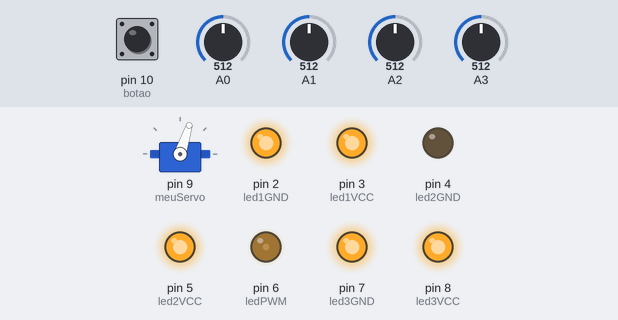
Bench run of a sketch on a simulated Arduino Uno, built with avr-gcc and run on an emulated ATmega328P. On the bench: servo, output pins drawn as LEDs (lit = HIGH). Inputs (shaded band) come from the test bench; at power-on: pin 10 (botao) LOW, A0 = 512, A1 = 512, A2 = 512, A3 = 512. What the sketch prints to the serial monitor is not drawn.

Above: at 1.55 s.
1.6 s: pin 10 (botao) pulled HIGH for 0.5 s
At 4.21 s:
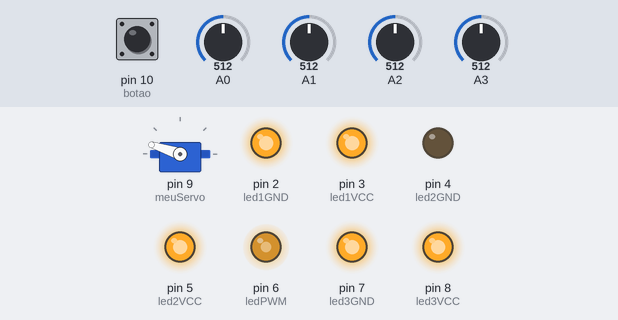
4.6 s: pin 10 (botao) pulled HIGH for 1 s
At 5.06 s:
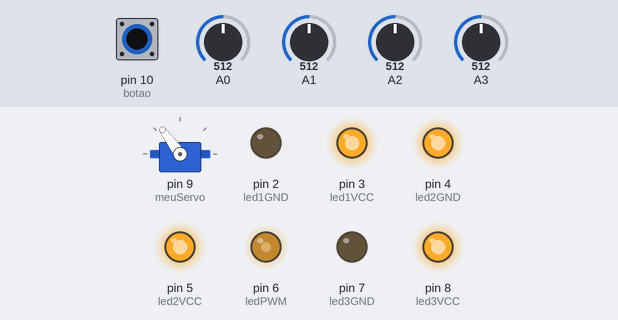
7.6 s: pin 10 (botao) pulled HIGH for 0.5 s
At 7.87 s:
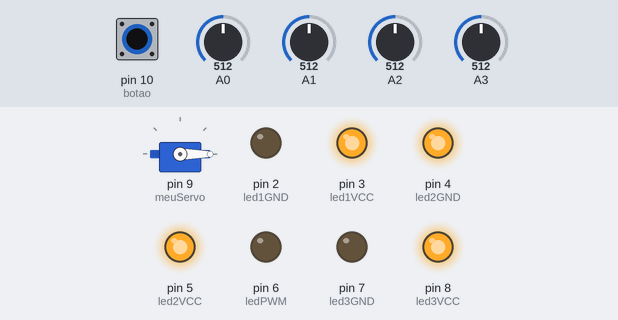
10.7 s: pin 10 (botao) pulled HIGH for 3.2 s
At 11.94 s:
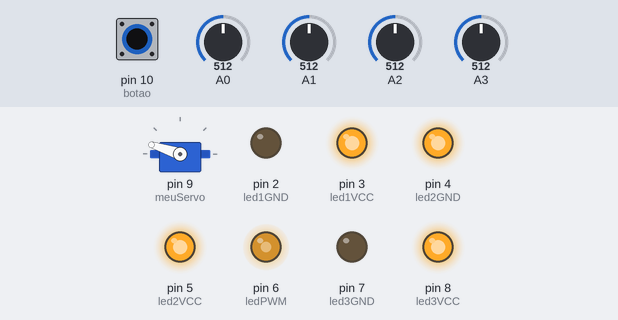
15.4 s: pin 10 (botao) pulled HIGH for 0.5 s
At 16.0 s:
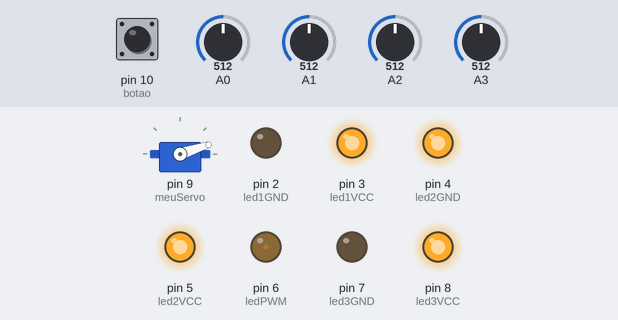
18.4 s: pin 10 (botao) driven HIGH
At 18.81 s:
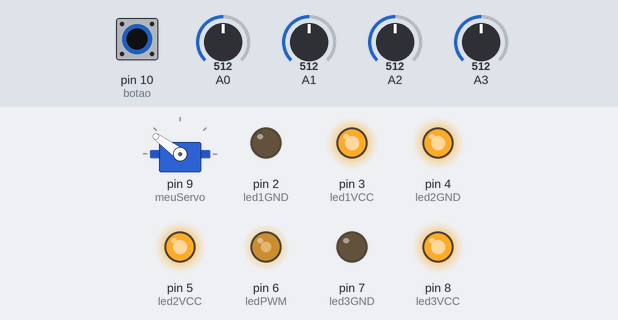
Timing chart, 0 to 27.7 s (numbered marks = the images above; inputs shaded):
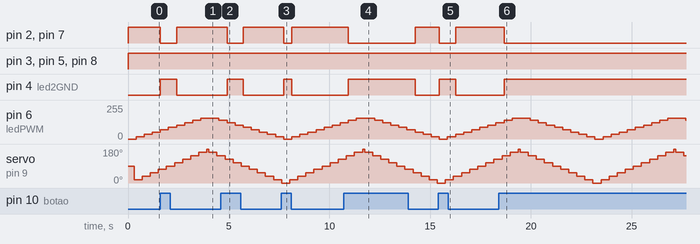

Measured:
- after the input at 1.6 s, pin 2 (led1GND), pin 7 (led3GND): HIGH → LOW at once, → HIGH 0.80 s later; pin 4 (led2GND): LOW → HIGH at once, → LOW 0.80 s later
- after the input at 4.6 s, pin 2 (led1GND), pin 7 (led3GND): HIGH → LOW after 0.32 s, → HIGH 0.80 s later; pin 4 (led2GND): LOW → HIGH after 0.32 s, → LOW 0.80 s later
- after the input at 7.6 s, pin 2 (led1GND), pin 7 (led3GND): HIGH → LOW after 0.13 s, → HIGH 0.40 s later; pin 4 (led2GND): LOW → HIGH after 0.13 s, → LOW 0.40 s later
- after the input at 10.7 s, pin 2 (led1GND), pin 7 (led3GND): HIGH → LOW after 0.24 s, → HIGH 3.3 s later; pin 4 (led2GND): LOW → HIGH after 0.24 s, → LOW 3.3 s later
- after the input at 15.4 s, pin 2 (led1GND), pin 7 (led3GND): HIGH → LOW after 0.05 s, → HIGH 0.80 s later; pin 4 (led2GND): LOW → HIGH after 0.05 s, → LOW 0.80 s later
- after the input at 18.4 s, pin 2 (led1GND), pin 7 (led3GND): HIGH → LOW after 0.27 s; pin 4 (led2GND): LOW → HIGH after 0.27 s

The sketch:

Shield_teste_Fritzen-UM_r00.ino
```cpp
#include <Servo.h>

#define led1GND 2
#define led1VCC 3
#define led2GND 4
#define led2VCC 5
#define ledPWM 6
#define led3GND 7
#define led3VCC 8
#define botao 10

int lerBotao = 0;
int analogico0 = 0;
int analogico1 = 1;
int analogico2 = 2;
int analogico3 = 3;
int posServo = 0;
int subindo = 1;
int valorPWM = 0;

Servo meuServo;

void setup() {
  meuServo.attach(9);
  Serial.begin(9600);
  pinMode(ledPWM, OUTPUT);
  pinMode(led1VCC, OUTPUT);
  pinMode(led1GND, OUTPUT);
  pinMode(led2VCC, OUTPUT);
  pinMode(led2GND, OUTPUT);
  pinMode(led3VCC, OUTPUT);
  pinMode(led3GND, OUTPUT);
  pinMode(botao, INPUT);
}

void loop() {


 lerBotao = digitalRead(botao);

  if (lerBotao == HIGH) {
    digitalWrite(led1VCC, HIGH);
    digitalWrite(led1GND, LOW);
    digitalWrite(led2VCC, HIGH);
    digitalWrite(led2GND, HIGH);
    digitalWrite(led3VCC, HIGH);
    digitalWrite(led3GND, LOW);

  } else {
    digitalWrite(led1VCC, HIGH);
    digitalWrite(led1GND, HIGH);
    digitalWrite(led2VCC, HIGH);
    digitalWrite(led2GND, LOW);
    digitalWrite(led3VCC, HIGH);
    digitalWrite(led3GND, HIGH);
  }

 delay(300);
 analogico0 = analogRead(A0);
 analogico1 = analogRead(A1);
 analogico2 = analogRead(A2);
 analogico3 = analogRead(A3);

 Serial.print("A0= ");
 Serial.println(analogico0);
 Serial.print("A1= ");
 Serial.println(analogico1);
 Serial.print("A2= ");
 Serial.println(analogico2);
 Serial.print("A3= ");
 Serial.println(analogico3);

  if (subindo == 1){
    posServo = posServo +18;
    meuServo.write(posServo);
    if (posServo >= 180){
     subindo = 0;
    }
    delay(100);
   }
  if (subindo == 0){
    posServo = posServo -18;
    meuServo.write(posServo);
      if (posServo <= 0){
     subindo = 1;
    }
    delay(100);
    }


  valorPWM = map(posServo, 0, 180, 0, 175);
  // change the analog out value:
  analogWrite(ledPWM, valorPWM);
  }
```
